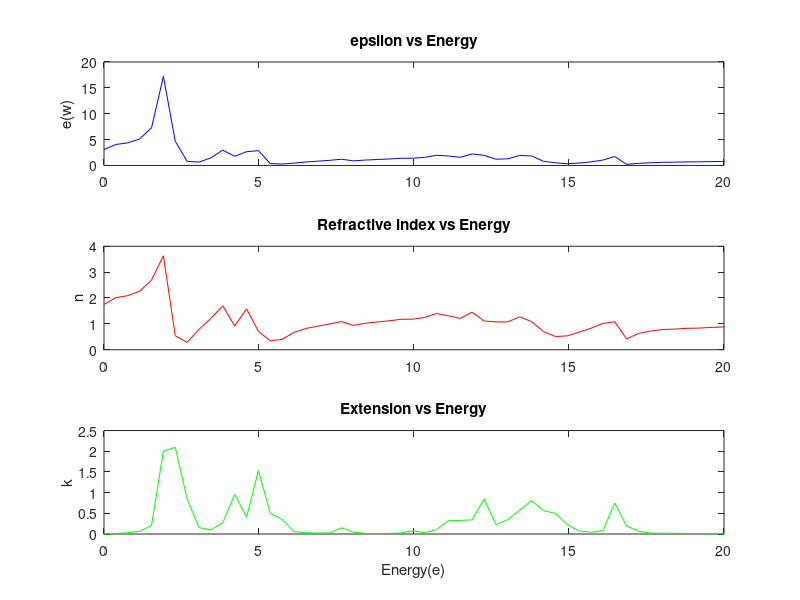
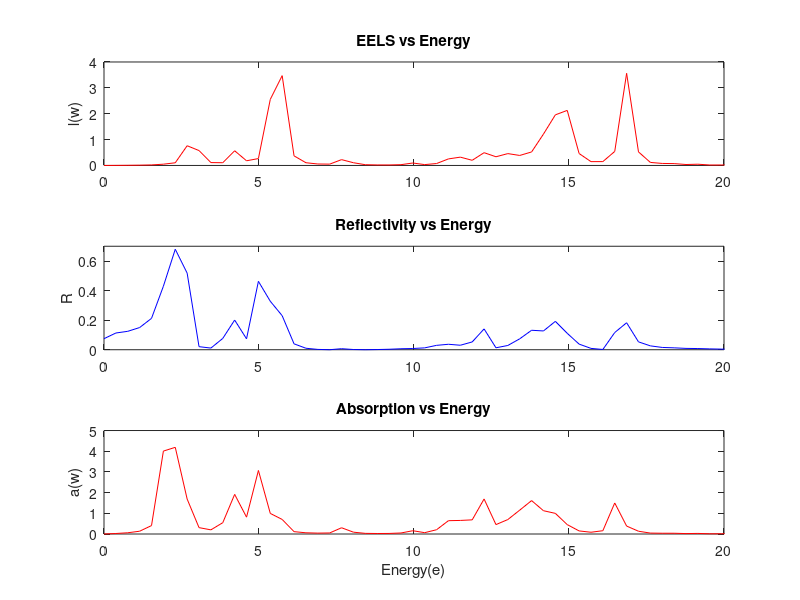

These charts were generated, in order, by the following MATLAB code:
e = dlmread ('Optical.csv', "," , 'A2:A101')
ei = dlmread ('Optical.csv', "," , 'E2:E101')
er = dlmread ('Optical.csv', "," , 'J2:J101')
ew=sqrt((ei.*ei)+(er.*er));
n=sqrt((ew+er)/2);
k=sqrt((ew-er)/2);
lw=ei./ew.^2;
R=((n-1).^2+k.^2)./((n+1).^2+k.^2);
a=sqrt(2).*sqrt(ew-er);
fid=fopen('OpticalfileGen.csv','w');
for i=1:length(e),
  fprintf(fid,'\n%7.4f\t',e(i));
  fprintf(fid,'%7.4f\t',ei(i));
  fprintf(fid,'%7.4f\t',er(i));
  fprintf(fid,'%7.4f\t',ew(i));
  fprintf(fid,'%7.4f\t',n(i));
  fprintf(fid,'%7.4f\t',k(i));
  fprintf(fid,'%7.4f\t',lw(i));
  fprintf(fid,'%7.4f\t',R(i));
  fprintf(fid,'%7.4f\t',a(i));
end
fclose(fid);


##e1 = dlmread ('OpticalfileGen.csv', "," , 'A2:A101')
##ei1 = dlmread ('OpticalfileGen.csv', "," , 'B2:B101')
##er1 = dlmread ('OpticalfileGen.csv', "," , 'C2:C101')
##ew1 = dlmread ('OpticalfileGen.csv', "," , 'D2:D101')
##n1 = dlmread ('OpticalfileGen.csv', "," , 'E2:E101')
##k1 = dlmread ('OpticalfileGen.csv', "," , 'F2:F101')
##lw1 = dlmread ('OpticalfileGen.csv', "," , 'G2:G101')
##R1 = dlmread ('OpticalfileGen.csv', "," , 'H2:H101')
##a1 = dlmread ('OpticalfileGen.csv', "," , 'I2:I101')

figure(1)
subplot(3,1,1)
plot(e,ew,'b-')
ylabel('e(w)')
xlim([0 20])
title('epsilon vs Energy')

subplot(3,1,2)
plot(e,n,'r-')
ylabel('n')
xlim([0 20])
title('Refractive index vs Energy')

subplot(3,1,3)
plot(e,k,'g-')
ylabel('k')
xlim([0 20])
title('Extension vs Energy')
xlabel('Energy(e)')
print Roshan_02_1.png

figure(2)
subplot(3,1,1)
plot(e,lw,'r-')
ylabel('l(w)')
xlim([0 20])
title('EELS vs Energy')

subplot(3,1,2)
plot(e,R,'b-')
ylabel('R')
xlim([0 20])
yticks(0:0.2:1)
title('Reflectivity vs Energy')

subplot(3,1,3)
plot(e,a,'r-')
ylabel('a(w)')
xlim([0 20])
title('Absorption vs Energy')
xlabel('Energy(e)')

print Roshan_02_2.png
